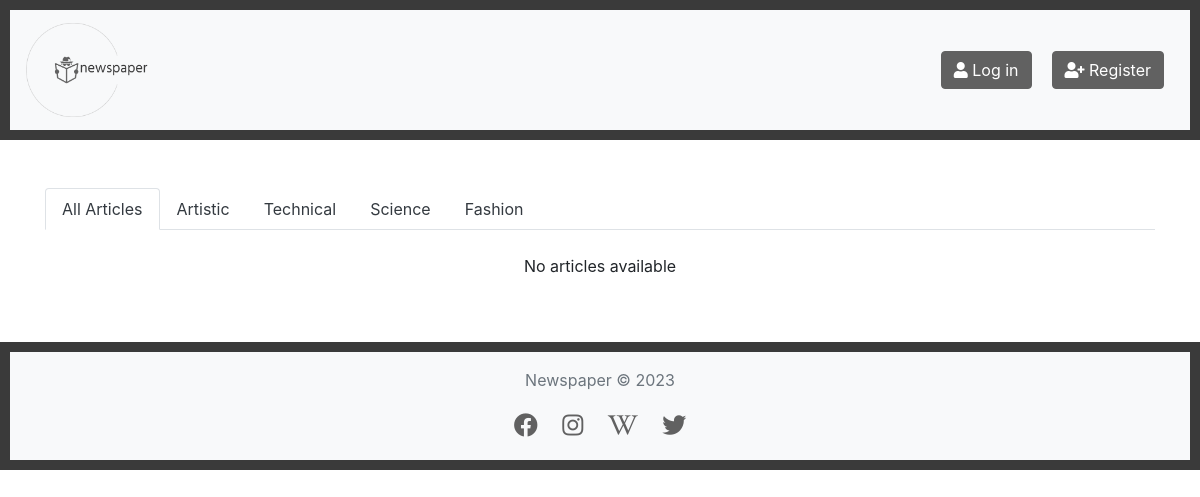
Before: / with the older database file.
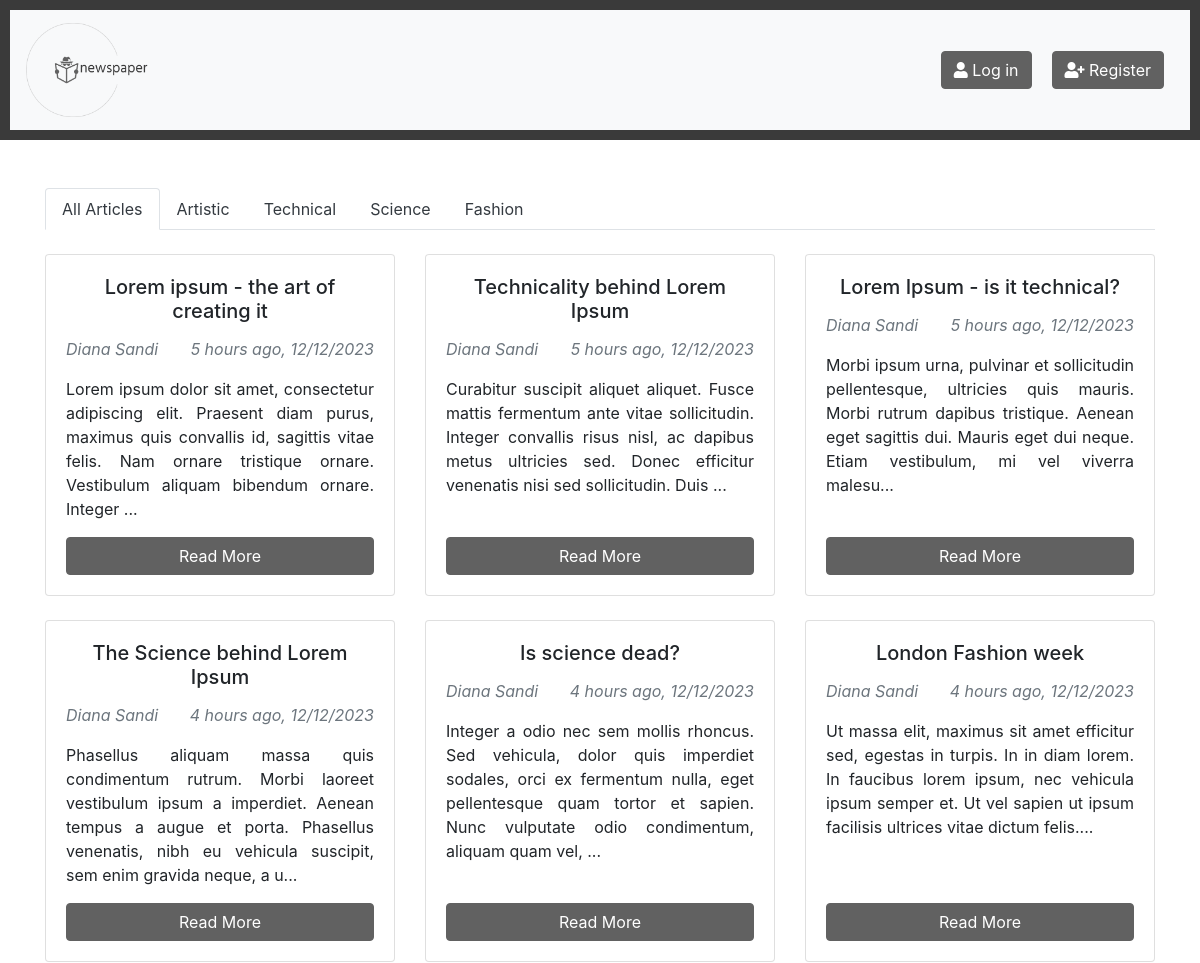
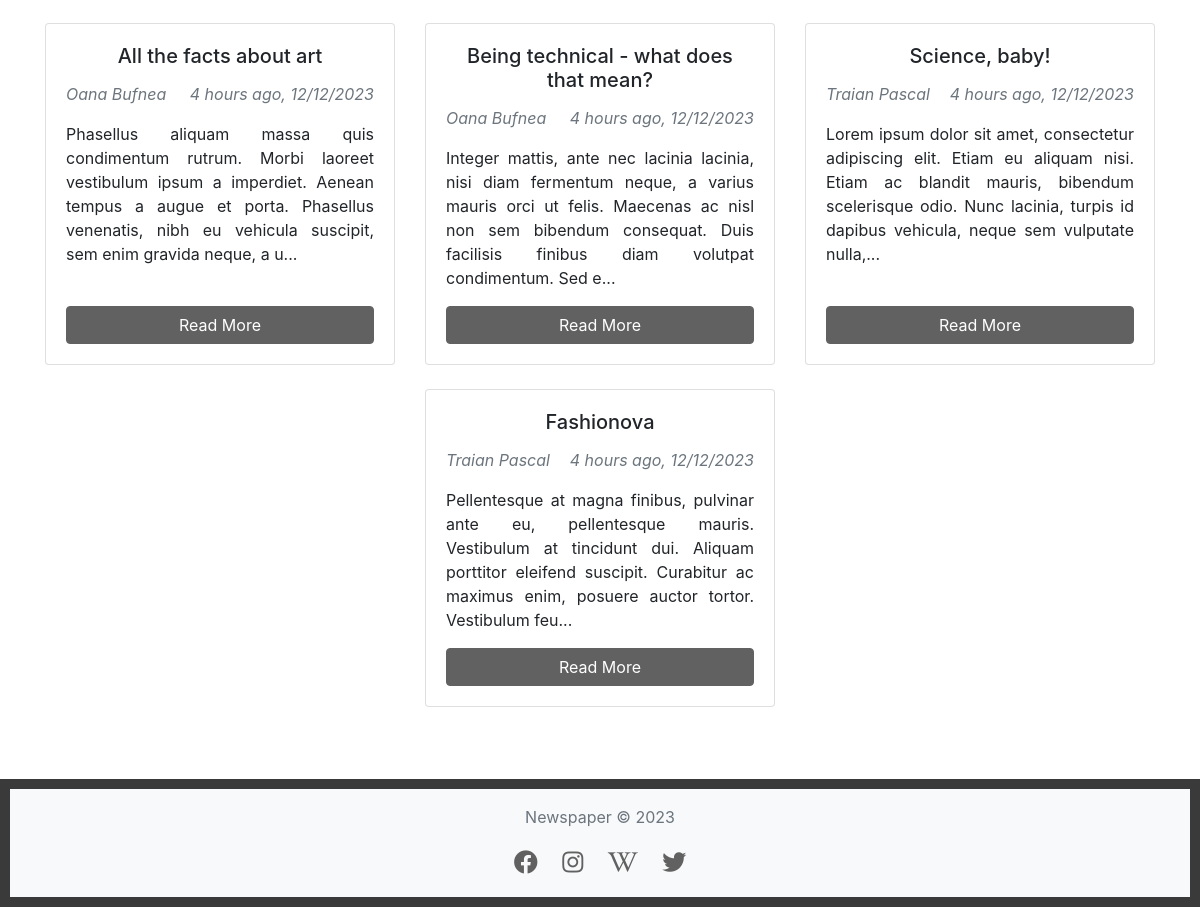
After: the same page with the newer database file (2 pictures, top to bottom).
### tables this page shows
CREATE TABLE `categories` (
  `id` int(6) NOT NULL,
  `name` varchar(50) NOT NULL
);

CREATE TABLE `articles` (
  `id` int(6) NOT NULL,
  `title` varchar(250) NOT NULL,
  `content` text NOT NULL,
  `author_id` int(6) NOT NULL,
  `category_id` int(6) NOT NULL,
  `is_approved` tinyint(1) DEFAULT 0,
  `created_at` timestamp NOT NULL DEFAULT current_timestamp()
);

CREATE TABLE `journalists` (
  `id` int(6) NOT NULL,
  `email` varchar(50) NOT NULL,
  `password` varchar(200) NOT NULL,
  `firstname` varchar(50) NOT NULL,
  `lastname` varchar(50) NOT NULL,
  `role_id` int(6) NOT NULL
);

### classes/Database.php (called while the page is built)
<?php
class Database {
    private string $host = "localhost";
    private string $username = "root";
    private string $password = "";
    private string $dbname = "newspaper";
    private string $charset = "utf8mb4";
    private PDO $pdo;
    public function __construct() {
        try {
            $dsn = "mysql:host={$this->host};dbname={$this->dbname};charset={$this->charset}";
            $this -> pdo = new PDO($dsn, $this -> username, $this -> password);
            $this -> pdo -> setAttribute(PDO::ATTR_ERRMODE, PDO::ERRMODE_EXCEPTION);
        } catch (PDOException $e) {
            die("Error: " . $e -> getMessage());
        }
    }
    public function query($query): bool|PDOStatement {
        return $this -> pdo -> query($query);
    }
    public function prepare($query): bool|PDOStatement {
        return $this -> pdo -> prepare($query);
    }
}

### classes/Category.php (called while the page is built, shortened)
<?php
class Category {
    private Database $db;
    public function __construct($db) {
        $this -> db = $db;
    }
    public function get_all_categories(): bool|array {
        $query = "SELECT * FROM categories";
        $result = $this -> db -> query($query);
        return $result -> fetchAll(PDO::FETCH_ASSOC);
    }
}

### classes/Article.php (called while the page is built, shortened)
<?php
class Article {
    private Database $db;
    public function __construct($db) {
        $this -> db = $db;
    }
    public function get_approved_articles(): bool|array {
        $query = "SELECT * FROM articles WHERE is_approved = 1";
        $result = $this -> db -> prepare($query);
        $result -> execute();
        return $result -> fetchAll(PDO::FETCH_ASSOC);
    }
}

### classes/Journalist.php (called while the page is built, shortened)
<?php
class Journalist {
    private Database $db;
    public function __construct($db) {
        $this -> db = $db;
    }
    public function get_journalist_by_id($journalist_id) {
        $query = "SELECT * FROM journalists WHERE id = :id";
        $statement = $this -> db -> prepare($query);
        $statement -> bindParam(':id', $journalist_id);
        $statement -> execute();
        return $statement -> fetch(PDO::FETCH_ASSOC);
    }
}

### utils.php (called while the page is built)
<?php
function format_timestamp($timestamp): string
{
    $now = new DateTime();
    $article_time = new DateTime($timestamp);
    $interval = $now -> diff($article_time);
    if ($interval -> d > 0) {
        $days = $interval -> d == 1 ? "day" : "days";
        return $interval -> format("%a $days ago, " . $article_time -> format("d/m/Y"));
    } elseif ($interval -> h > 0) {
        $hours = $interval -> h == 1 ? "hour" : "hours";
        return $interval -> format("%h $hours ago, " . $article_time -> format("d/m/Y"));
    } else {
        $minutes = $interval -> i == 1 ? "minute" : "minutes";
        return $interval -> format("%i $minutes ago, " . $article_time -> format("d/m/Y"));
    }
}
function get_substring($content, $max_length = 200): string
{
    $substring = mb_substr($content, 0, $max_length);
    if (mb_strlen($content) > $max_length) {
        $substring .= "...";
    }
    return $substring;
}

### index.php (the view, shortened to what this page needs)
<?php
    include "utils.php";
    include "classes/Database.php";
    include "classes/Journalist.php";
    include "classes/Article.php";
    include "classes/Category.php";
    $database = new Database();
    $journalists = new Journalist($database);
    $article = new Article($database);
    $category = new Category($database);
    $all_articles = $article -> get_approved_articles();
    $all_categories = $category -> get_all_categories();
?>
<!DOCTYPE html>
<html lang="en">
    <head>
        <link rel="stylesheet" href="https://stackpath.bootstrapcdn.com/bootstrap/4.3.1/css/bootstrap.min.css">
        <link rel="stylesheet" href="https://cdnjs.cloudflare.com/ajax/libs/font-awesome/5.15.3/css/all.min.css" />
        <link rel="stylesheet" href="css/styles.css">
    </head>
    <body>
        <?php include "components/header.php"; ?>
        <div class="container mt-5 mb-5 text-center">
            <ul class="nav nav-tabs mb-4" id="myTabs">
                <li class="nav-item">
                    <a class="nav-link active text-dark" id="all-tab" data-toggle="tab" href="#all">All Articles</a>
                </li>
                <?php foreach ($all_categories as $category): ?>
                    <li class="nav-item">
                        <a class="nav-link text-dark" id="category-<?php echo $category['id']; ?>-tab" data-toggle="tab" href="#category-<?php echo $category['id']; ?>">
                            <?php echo $category['name']; ?>
                        </a>
                    </li>
                <?php endforeach; ?>
            </ul>
            <div class="tab-content">
                <div class="tab-pane fade show active" id="all">
                    <div class="row justify-content-center">
                        <?php if (empty($all_articles)): ?>
                            <div class="col-md-6 text-center">
                                <p>No articles available</p>
                            </div>
                        <?php else: ?>
                            <?php foreach ($all_articles as $article): ?>
                                <div class="col-md-4 mb-4">
                                    <div class="card h-100">
                                        <div class="card-body text-center d-flex flex-column">
                                            <h5 class="card-title">
                                                <?php echo $article["title"]; ?>
                                            </h5>
                                            <div class="d-flex justify-content-between">
                                        <span class="card-subtitle mb-2 text-muted font-italic py-2">
                                            <?php
                                            $journalist = $journalists -> get_journalist_by_id($article["author_id"]);
                                            echo $journalist["firstname"] . " " . $journalist["lastname"];
                                            ?>
                                        </span>
                                                <span class="card-subtitle mb-2 text-muted font-italic py-2">
                                            <?php
                                            try {
                                                echo format_timestamp($article["created_at"]);
                                            } catch (Exception $e) {
                                                echo "Unknown";
                                            }
                                            ?>
                                        </span>
                                            </div>
                                            <p class="card-text flex-grow-1 text-justify">
                                                <?php echo get_substring($article["content"]); ?>
                                            </p>
                                            <?php
                                            $is_logged_in = isset($_SESSION["user"]);
                                            $modal_attributes = $is_logged_in ? "" : "data-toggle='modal' data-target='#readMoreModal' data-article-id='{$article['id']}'";
                                            $button_action = $is_logged_in ? "location.href='article.php?id={$article['id']}'" : "setArticleId({$article['id']})";
                                            ?>
                                            <button id="readMoreButton" type="button" class="btn btn-primary mt-auto" <?php echo $modal_attributes; ?> onclick="<?php echo $button_action; ?>">
                                                Read More
                                            </button>
                                        </div>
                                    </div>
                                </div>
                            <?php endforeach; ?>
                        <?php endif; ?>
                    </div>
                </div>
            </div>
        </div>
        <?php include "components/footer.php"; ?>
    </body>
</html>

### components/header.php (shortened to what this page needs)
<div id="header-container">
    <nav class="navbar navbar-expand-lg navbar-light bg-light">
        <a class="navbar-brand" href="index.php">
            <img src="../logo.png" height="50" alt="Logo">
        </a>
        <div class="ml-auto d-flex align-items-center">
            <?php if (!isset($_SESSION["user"])): ?>
                <div class="collapse navbar-collapse" id="navbarNav">
                    <ul class="navbar-nav">
                        <li class="nav-item">
                            <a class="nav-link d-none d-md-inline-block" href="login.php">
                                <button type="button" class="btn btn-primary">
                                    <i class="fas fa-user"></i>
                                    Log in
                                </button>
                            </a>
                        </li>
                        <li class="nav-item">
                            <a class="nav-link d-none d-md-inline-block" href="register.php">
                                <button type="button" class="btn btn-primary">
                                    <i class="fas fa-user-plus"></i>
                                    Register
                                </button>
                            </a>
                        </li>
                    </ul>
                </div>
            <?php endif; ?>
        </div>
    </nav>
</div>

### components/footer.php
<div id="footer-container">
    <footer class="footer py-3 bg-light mt-auto">
        <div class="container text-center">
            <span class="text-muted">Newspaper &copy; <?php echo date("Y"); ?></span>
            <div class="social-icons mt-3">
                <a href="https://www.facebook.com/" target="_blank" class="social-icon"><i class="fab fa-facebook"></i></a>
                <a href="https://www.instagram.com/" target="_blank" class="social-icon"><i class="fab fa-instagram"></i></a>
                <a href="https://en.wikipedia.org/wiki/Main_Page" target="_blank" class="social-icon"><i class="fab fa-wikipedia-w"></i></a>
                <a href="https://twitter.com/" target="_blank" class="social-icon"><i class="fab fa-twitter"></i></a>
            </div>
        </div>
    </footer>
</div>

### css/styles.css (style rules this page uses)
#header-container { background-color: #3a3a3a; padding: 10px; }
#header-container .navbar-brand img { max-width: 150px; height: auto; }
#header-container .navbar-nav .nav-link { color: #3a3a3a; padding: 10px; }
.btn-primary { background-color: #616161; border-color: #616161; }
.social-icon { color: #616161; font-size: 24px; padding: 10px; }
#footer-container { background-color: #3a3a3a; padding: 10px; bottom: 0; }

Changed rows visible on the page:
added articles: title "Lorem ipsum - the art of creating it", author.firstname "Diana", author.lastname "Sandi", created_at "5 hours ago, 12/12/2023", content "Lorem ipsum dolor sit amet, consectetur adipiscing elit. Praesent diam purus, maximus quis convallis id, sagittis vitae felis. Nam ornare tristique ornare. Vestibulum aliquam bibendum ornare. Integer ..."
added articles: title "Technicality behind Lorem Ipsum", author.firstname "Diana", author.lastname "Sandi", created_at "5 hours ago, 12/12/2023", content "Curabitur suscipit aliquet aliquet. Fusce mattis fermentum ante vitae sollicitudin. Integer convallis risus nisl, ac dapibus metus ultricies sed. Donec efficitur venenatis nisi sed sollicitudin. Duis ..."
added articles: title "Lorem Ipsum - is it technical?", author.firstname "Diana", author.lastname "Sandi", created_at "5 hours ago, 12/12/2023", content "Morbi ipsum urna, pulvinar et sollicitudin pellentesque, ultricies quis mauris. Morbi rutrum dapibus tristique. Aenean eget sagittis dui. Mauris eget dui neque. Etiam vestibulum, mi vel viverra malesu..."
added articles: title "The Science behind Lorem Ipsum", author.firstname "Diana", author.lastname "Sandi", created_at "4 hours ago, 12/12/2023", content "Phasellus aliquam massa quis condimentum rutrum. Morbi laoreet vestibulum ipsum a imperdiet. Aenean tempus a augue et porta. Phasellus venenatis, nibh eu vehicula suscipit, sem enim gravida neque, a u..."
added articles: title "Is science dead?", author.firstname "Diana", author.lastname "Sandi", created_at "4 hours ago, 12/12/2023", content "Integer a odio nec sem mollis rhoncus. Sed vehicula, dolor quis imperdiet sodales, orci ex fermentum nulla, eget pellentesque quam tortor et sapien. Nunc vulputate odio condimentum, aliquam quam vel, ..."
added articles: title "London Fashion week", author.firstname "Diana", author.lastname "Sandi", created_at "4 hours ago, 12/12/2023", content "Ut massa elit, maximus sit amet efficitur sed, egestas in turpis. In in diam lorem. In faucibus lorem ipsum, nec vehicula ipsum semper et. Ut vel sapien ut ipsum facilisis ultrices vitae dictum felis...."
added articles: title "All the facts about art", author.firstname "Oana", author.lastname "Bufnea", created_at "4 hours ago, 12/12/2023", content "Phasellus aliquam massa quis condimentum rutrum. Morbi laoreet vestibulum ipsum a imperdiet. Aenean tempus a augue et porta. Phasellus venenatis, nibh eu vehicula suscipit, sem enim gravida neque, a u..."
added articles: title "Being technical - what does that mean?", author.firstname "Oana", author.lastname "Bufnea", created_at "4 hours ago, 12/12/2023", content "Integer mattis, ante nec lacinia lacinia, nisi diam fermentum neque, a varius mauris orci ut felis. Maecenas ac nisl non sem bibendum consequat. Duis facilisis finibus diam volutpat condimentum. Sed e..."
added articles: title "Science, baby!", author.firstname "Traian", author.lastname "Pascal", created_at "4 hours ago, 12/12/2023", content "Lorem ipsum dolor sit amet, consectetur adipiscing elit. Etiam eu aliquam nisi. Etiam ac blandit mauris, bibendum scelerisque odio. Nunc lacinia, turpis id dapibus vehicula, neque sem vulputate nulla,..."
added articles: title "Fashionova", author.firstname "Traian", author.lastname "Pascal", created_at "4 hours ago, 12/12/2023", content "Pellentesque at magna finibus, pulvinar ante eu, pellentesque mauris. Vestibulum at tincidunt dui. Aliquam porttitor eleifend suscipit. Curabitur ac maximus enim, posuere auctor tortor. Vestibulum feu..."
Other visible differences:
text no longer shown: "No articles available"
